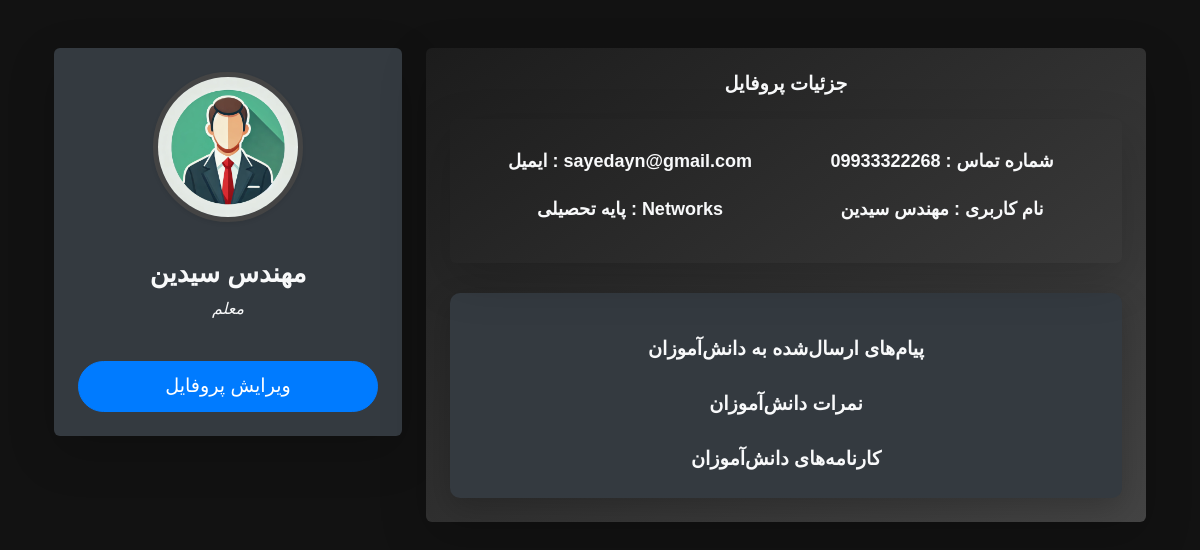
The app's page /profile/ (signed in) with its own data.
### school_app/models.py (models this page shows, shortened)
class CustomUser(AbstractUser):
    ROLE_CHOICES = [
        ('student', 'دانش‌آموز'),
        ('teacher', 'معلم'),
        ('admin', 'مدیر'),
        ('assistant', 'معاون'),
    ]
    Educational_base_CHOICES = [
        ('Electricity', 'برق'),
        ('Networks', 'شبکه'),
        ('Electronics', 'الکترونیک'),
    ]
    full_name = models.CharField("نام کامل", max_length=100)
    email = models.EmailField("ایمیل", unique=True)
    phone = models.CharField("شماره تماس", max_length=15)
    grade = models.CharField("پایه تحصیلی", max_length=20)
    role = models.CharField("نقش", max_length=10, choices=ROLE_CHOICES, default='student')
    educational_base = models.CharField("رشته تحصیلی", max_length=20, choices=Educational_base_CHOICES, default='Networks')
    class Meta:
        verbose_name = "کاربر"
        verbose_name_plural = "کاربران"

### school_app/views.py (the view)
# urls.py: path('profile/', profile_view, name='profile'),
@login_required
def profile_view(request):
    user = request.user
    grades = Grade.objects.filter(student=user)
    reports = Report.objects.filter(student=user)
    messages = PrivateMessage.objects.filter(receiver=user)
    return render(request, 'profile.html', {
        'form': ProfileForm(instance=user),
        'user': user,
        'grades': grades,
        'reports': reports,
        'messages': messages,
    })

### templates/profile.html (shortened to what this page needs)
{% load static %}
<!DOCTYPE html>
<html lang="fa">
<head>
    <link href="https://cdn.jsdelivr.net/npm/bootstrap@5.3.0/dist/css/bootstrap.min.css" rel="stylesheet">
    <link href="https://cdnjs.cloudflare.com/ajax/libs/font-awesome/6.0.0-beta3/css/all.min.css" rel="stylesheet">
</head>
<body>
<div class="container mt-5">
    <div class="row">
        <div class="col-lg-4">
            <div class="profile-card shadow-lg p-4 rounded">
                <div class="text-center">
                    <img src="{% static 'images/man.png' %}" alt="User" class="rounded-circle profile-image mb-3 shadow-sm animated fadeInUp" style="width: 150px; height: 150px;">
                    <h4 class="text-light animated fadeInUp">{{ user.full_name }}</h4>
                    <p class="role text-light animated fadeInUp">
                        {% if user.role == 'student' %} دانش‌آموز
                        {% elif user.role == 'teacher' %} معلم
                        {% elif user.role == 'admin' %} مدیر
                        {% elif user.role == 'assistant' %} معاون
                        {% endif %}
                    </p>
                    <button class="btn btn-primary w-100 mt-4 animated bounceInUp" data-bs-toggle="modal" data-bs-target="#editProfileModal">
                        ویرایش پروفایل
                    </button>
                </div>
            </div>
        </div>
        <div class="col-lg-8">
            <div class="profile-card shadow-lg p-4 rounded" style="background: linear-gradient(145deg, #1c1c1c, #444)">
                <h5 class="text-light mb-4 text-center font-weight-bold">جزئیات پروفایل</h5>
                <div class="profile-detail card shadow-lg p-4 mb-4 rounded">
                    <div class="row">
                        <div class="col-12 col-md-6">
                            <p class="text-light"><strong>ایمیل :    </strong> <span class="profile-value">{{ user.email }}</span></p>
                        </div>
                        <div class="col-12 col-md-6">
                            <p class="text-light"><strong>شماره تماس :    </strong> <span class="profile-value">{{ user.phone }}</span></p>
                        </div>
                        <div class="col-12 col-md-6">
                            <p class="text-light"><strong>پایه تحصیلی :    </strong> <span class="profile-value">{{ user.educational_base }}</span></p>
                        </div>
                        <div class="col-12 col-md-6">
                            <p class="text-light"><strong>نام کاربری :    </strong> <span class="profile-value">{{ user.full_name }}</span></p>
                        </div>
                    </div>
                </div>
                {% if user.role == 'teacher' %}
                    <div class="profile-section">
                        <h6 class="mt-4 text-light text-center font-weight-bold animated fadeIn">پیام‌های ارسال‌شده به دانش‌آموزان</h6>
                        <h6 class="mt-4 text-light text-center font-weight-bold animated fadeIn">نمرات دانش‌آموزان</h6>
                        <h6 class="mt-4 text-light text-center font-weight-bold animated fadeIn">کارنامه‌های دانش‌آموزان</h6>
                    </div>
                {% endif %}
            </div>
        </div>
    </div>
</div>
</body>
</html>

### templates/profile.html (style rules this page uses)
body { font-family: 'Arial', sans-serif; background-color: #121212; color: #e4e4e4; }
.profile-card { background-color: #2c2c2c; border-radius: 15px; box-shadow: 0 6px 20px rgba(0, 0, 0, 0.3); padding: 30px; text-align: center; }
.profile-card .profile-image { width: 150px; height: 150px; object-fit: cover; border: 5px solid #444; }
.profile-card h4 { font-size: 26px; font-weight: 600; color: #fff; margin-top: 20px; }
.profile-card p { font-size: 18px; color: #bbb; margin-top: 5px; }
.profile-card .role { font-size: 16px; color: #888; font-style: italic; }
.profile-detail { background: linear-gradient(135deg, #6a11cb 0%, #2575fc 100%); border-radius: 15px; box-shadow: 0 4px 15px rgba(0, 0, 0, 0.1); transition: all 0.3s ease-in-out; }
.profile-value { color: #f8f9fa; font-weight: 600; }
h5 { font-size: 1.75rem; font-family: 'Arial', sans-serif; }
.card { border: none; background: transparent; padding: 20px; margin: 0; }
.row { margin: 0; }
.text-light { color: #dcdfe1; }
.font-weight-bold { font-weight: 700; }
.profile-section { margin-top: 30px; padding: 20px; background: #343a40; border-radius: 10px; box-shadow: 0 10px 30px rgba(0, 0, 0, 0.2); transition: transform 0.3s ease, box-shadow 0.3s ease; }
.fadeIn { animation: fadeIn 1s ease-in-out; }
.fadeInUp { animation: fadeInUp 1s ease-in-out; }
.font-weight-bold { font-weight: 700; font-size: 1.2rem; }
.text-light { color: #f8f9fa; }
.profile-card { background: #343a40; border-radius: 15px; transition: transform 0.3s ease, box-shadow 0.3s ease; box-shadow: 0 10px 30px rgba(0, 0, 0, 0.3); overflow: hidden; }
.profile-image { border: 5px solid #fff; box-shadow: 0 0 10px rgba(0, 0, 0, 0.3); }
.bounceInUp { animation: bounceInUp 1s ease-in-out; }
.role { font-size: 1.1rem; font-weight: 500; }
.btn-primary { background-color: #007bff; border-color: #007bff; padding: 10px 20px; font-size: 1rem; border-radius: 50px; transition: background-color 0.3s ease; }
.btn-primary { background-color: #007bff; border-color: #007bff; padding: 10px 20px; font-size: 1.2rem; border-radius: 50px; transition: background-color 0.3s ease; }

### records on screen
CustomUser: full_name "مهندس سیدین", email "sayedayn@gmail.com", phone "09933322268", educational_base "Networks"
